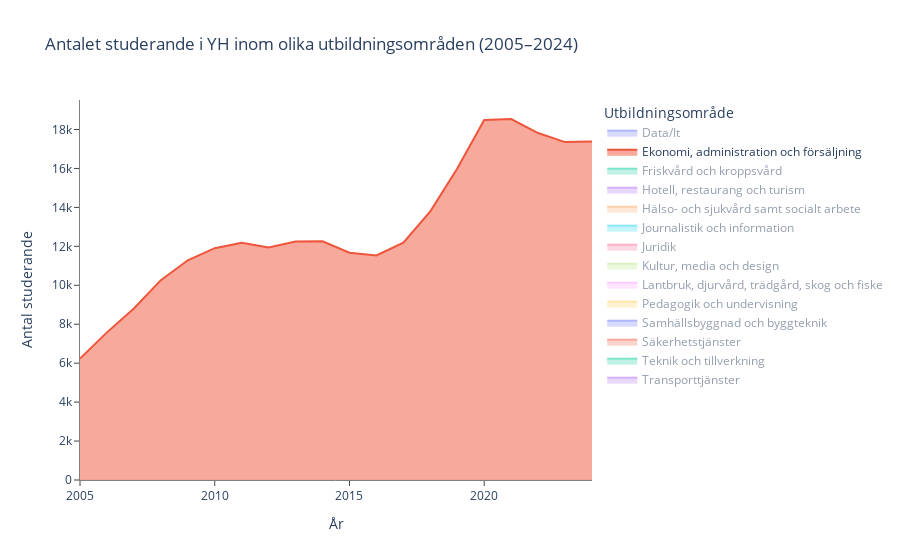

The cell this chart's notebook holds for it:
### Code cell
import pandas as pd
import plotly.express as px

# Load the data
df = pd.read_excel("data/Antalet studerande i YH inom olika utbildningsområden 2012-2024.xlsx")

# Drop unwanted columns
columns_to_exclude = ['Totalt', 'Övrigt']
df = df.drop(columns=[col for col in columns_to_exclude if col in df.columns])

#df_long = df.melt(id_vars='År', var_name='Utbildningsområde', value_name='Antal studerande')

# Create area chart
fig = px.area(
    df_long,
    x='År',
    y='Antal studerande',
    color='Utbildningsområde',
    title='Antalet studerande i YH inom olika utbildningsområden (2005–2024)',
    labels={'År': 'År', 'Antal studerande': 'Antal studerande'},
    template='plotly_white'
)

# Hide all traces except "Data/It"
for trace in fig.data:
    if trace.name != "Ekonomi, administration och försäljning":
        trace.visible = "legendonly"

# Remove gridlines and ensure ticks are visible
fig.update_xaxes(showgrid=False, ticks="outside")
fig.update_yaxes(showgrid=False, ticks="outside")
fig.update_xaxes(showline=True, linecolor='grey')
fig.update_yaxes(showline=True, linecolor='grey' )

fig.update_layout(legend_title_text='Utbildningsområde')


fig.show()

### Figure 1 — Plotly figure (JSON) as saved in the notebook; plotly's stock layout.template omitted (floating-point values rounded to 4 significant figures)
{"data": [{"fillpattern": {"shape": ""}, "hovertemplate": "Utbildningsområde=Data/It<br>År=%{x}<br>Antal studerande=%{y}<extra></extra>", "legendgroup": "Data/It", "line": {"color": "#636efa"}, "marker": {"symbol": "circle"}, "mode": "lines", "name": "Data/It", "orientation": "v", "showlegend": true, "stackgroup": "1", "type": "scatter", "visible": "legendonly", "x": [2005, 2006, 2007, 2008, 2009, 2010, 2011, 2012, 2013, 2014, 2015, 2016, 2017, 2018, 2019, 2020, 2021, 2022, 2023, 2024], "xaxis": "x", "y": [2587.0, 2546.0, 2797.0, 2817.0, 2857.0, 2903.0, 3160.0, 3398.0, 4054.0, 4937.0, 5812.0, 6183.0, 6210.0, 5704.0, 7086.0, 10280.0, 12850.0, 14260.0, 15160.0, 16450.0], "yaxis": "y"}, {"fillpattern": {"shape": ""}, "hovertemplate": "Utbildningsområde=Ekonomi, administration och försäljning<br>År=%{x}<br>Antal studerande=%{y}<extra></extra>", "legendgroup": "Ekonomi, administration och försäljning", "line": {"color": "#EF553B"}, "marker": {"symbol": "circle"}, "mode": "lines", "name": "Ekonomi, administration och försäljning", "orientation": "v", "showlegend": true, "stackgroup": "1", "type": "scatter", "x": [2005, 2006, 2007, 2008, 2009, 2010, 2011, 2012, 2013, 2014, 2015, 2016, 2017, 2018, 2019, 2020, 2021, 2022, 2023, 2024], "xaxis": "x", "y": [6238.0, 7582.0, 8807.0, 10260.0, 11290.0, 11900.0, 12180.0, 11950.0, 12250.0, 12260.0, 11670.0, 11530.0, 12190.0, 13800.0, 15990.0, 18490.0, 18540.0, 17820.0, 17350.0, 17380.0], "yaxis": "y"}, {"fillpattern": {"shape": ""}, "hovertemplate": "Utbildningsområde=Friskvård och kroppsvård<br>År=%{x}<br>Antal studerande=%{y}<extra></extra>", "legendgroup": "Friskvård och kroppsvård", "line": {"color": "#00cc96"}, "marker": {"symbol": "circle"}, "mode": "lines", "name": "Friskvård och kroppsvård", "orientation": "v", "showlegend": true, "stackgroup": "1", "type": "scatter", "visible": "legendonly", "x": [2005, 2006, 2007, 2008, 2009, 2010, 2011, 2012, 2013, 2014, 2015, 2016, 2017, 2018, 2019, 2020, 2021, 2022, 2023, 2024], "xaxis": "x", "y": [481.0, 738.0, 883.0, 993.0, 1009.0, 857.0, 591.0, 371.0, 363.0, 330.0, 352.0, 303.0, 238.0, 231.0, 302.0, 335.0, 372.0, 408.0, 460.0, 366.0], "yaxis": "y"}, {"fillpattern": {"shape": ""}, "hovertemplate": "Utbildningsområde=Hotell, restaurang och turism<br>År=%{x}<br>Antal studerande=%{y}<extra></extra>", "legendgroup": "Hotell, restaurang och turism", "line": {"color": "#ab63fa"}, "marker": {"symbol": "circle"}, "mode": "lines", "name": "Hotell, restaurang och turism", "orientation": "v", "showlegend": true, "stackgroup": "1", "type": "scatter", "visible": "legendonly", "x": [2005, 2006, 2007, 2008, 2009, 2010, 2011, 2012, 2013, 2014, 2015, 2016, 2017, 2018, 2019, 2020, 2021, 2022, 2023, 2024], "xaxis": "x", "y": [2223.0, 2553.0, 2906.0, 3074.0, 2965.0, 2905.0, 2888.0, 2592.0, 2525.0, 2559.0, 2606.0, 2533.0, 2534.0, 2499.0, 2718.0, 3094.0, 3314.0, 3007.0, 2753.0, 2800.0], "yaxis": "y"}, {"fillpattern": {"shape": ""}, "hovertemplate": "Utbildningsområde=Hälso- och sjukvård samt socialt arbete<br>År=%{x}<br>Antal studerande=%{y}<extra></extra>", "legendgroup": "Hälso- och sjukvård samt socialt arbete", "line": {"color": "#FFA15A"}, "marker": {"symbol": "circle"}, "mode": "lines", "name": "Hälso- och sjukvård samt socialt arbete", "orientation": "v", "showlegend": true, "stackgroup": "1", "type": "scatter", "visible": "legendonly", "x": [2005, 2006, 2007, 2008, 2009, 2010, 2011, 2012, 2013, 2014, 2015, 2016, 2017, 2018, 2019, 2020, 2021, 2022, 2023, 2024], "xaxis": "x", "y": [2992.0, 3807.0, 4200.0, 4029.0, 4091.0, 4496.0, 4656.0, 4525.0, 4965.0, 5738.0, 6023.0, 6162.0, 6727.0, 7451.0, 9031.0, 10900.0, 12050.0, 12880.0, 12520.0, 11920.0], "yaxis": "y"}, {"fillpattern": {"shape": ""}, "hovertemplate": "Utbildningsområde=Journalistik och information<br>År=%{x}<br>Antal studerande=%{y}<extra></extra>", "legendgroup": "Journalistik och information", "line": {"color": "#19d3f3"}, "marker": {"symbol": "circle"}, "mode": "lines", "name": "Journalistik och information", "orientation": "v", "showlegend": true, "stackgroup": "1", "type": "scatter", "visible": "legendonly", "x": [2005, 2006, 2007, 2008, 2009, 2010, 2011, 2012, 2013, 2014, 2015, 2016, 2017, 2018, 2019, 2020, 2021, 2022, 2023, 2024], "xaxis": "x", "y": [114.0, 101.0, 114.0, 159.0, 213.0, 256.0, 299.0, 277.0, 413.0, 621.0, 649.0, 723.0, 802.0, 833.0, 904.0, 967.0, 936.0, 823.0, 752.0, 646.0], "yaxis": "y"}, {"fillpattern": {"shape": ""}, "hovertemplate": "Utbildningsområde=Juridik<br>År=%{x}<br>Antal studerande=%{y}<extra></extra>", "legendgroup": "Juridik", "line": {"color": "#FF6692"}, "marker": {"symbol": "circle"}, "mode": "lines", "name": "Juridik", "orientation": "v", "showlegend": true, "stackgroup": "1", "type": "scatter", "visible": "legendonly", "x": [2005, 2006, 2007, 2008, 2009, 2010, 2011, 2012, 2013, 2014, 2015, 2016, 2017, 2018, 2019, 2020, 2021, 2022, 2023, 2024], "xaxis": "x", "y": [NaN, 61.0, 122.0, 157.0, 167.0, 173.0, 175.0, 242.0, 280.0, 284.0, 309.0, 336.0, 412.0, 438.0, 451.0, 484.0, 488.0, 416.0, 346.0, 346.0], "yaxis": "y"}, {"fillpattern": {"shape": ""}, "hovertemplate": "Utbildningsområde=Kultur, media och design<br>År=%{x}<br>Antal studerande=%{y}<extra></extra>", "legendgroup": "Kultur, media och design", "line": {"color": "#B6E880"}, "marker": {"symbol": "circle"}, "mode": "lines", "name": "Kultur, media och design", "orientation": "v", "showlegend": true, "stackgroup": "1", "type": "scatter", "visible": "legendonly", "x": [2005, 2006, 2007, 2008, 2009, 2010, 2011, 2012, 2013, 2014, 2015, 2016, 2017, 2018, 2019, 2020, 2021, 2022, 2023, 2024], "xaxis": "x", "y": [2803.0, 2938.0, 2893.0, 2993.0, 2952.0, 2791.0, 2567.0, 2363.0, 2509.0, 2627.0, 2769.0, 2770.0, 2865.0, 2904.0, 3016.0, 3432.0, 3916.0, 4223.0, 4457.0, 4636.0], "yaxis": "y"}, {"fillpattern": {"shape": ""}, "hovertemplate": "Utbildningsområde=Lantbruk, djurvård, trädgård, skog och fiske<br>År=%{x}<br>Antal studerande=%{y}<extra></extra>", "legendgroup": "Lantbruk, djurvård, trädgård, skog och fiske", "line": {"color": "#FF97FF"}, "marker": {"symbol": "circle"}, "mode": "lines", "name": "Lantbruk, djurvård, trädgård, skog och fiske", "orientation": "v", "showlegend": true, "stackgroup": "1", "type": "scatter", "visible": "legendonly", "x": [2005, 2006, 2007, 2008, 2009, 2010, 2011, 2012, 2013, 2014, 2015, 2016, 2017, 2018, 2019, 2020, 2021, 2022, 2023, 2024], "xaxis": "x", "y": [920.0, 1341.0, 1538.0, 1502.0, 1549.0, 1704.0, 1654.0, 1461.0, 1355.0, 1251.0, 1307.0, 1407.0, 1442.0, 1360.0, 1416.0, 1613.0, 1810.0, 1950.0, 2091.0, 2346.0], "yaxis": "y"}, {"fillpattern": {"shape": ""}, "hovertemplate": "Utbildningsområde=Pedagogik och undervisning<br>År=%{x}<br>Antal studerande=%{y}<extra></extra>", "legendgroup": "Pedagogik och undervisning", "line": {"color": "#FECB52"}, "marker": {"symbol": "circle"}, "mode": "lines", "name": "Pedagogik och undervisning", "orientation": "v", "showlegend": true, "stackgroup": "1", "type": "scatter", "visible": "legendonly", "x": [2005, 2006, 2007, 2008, 2009, 2010, 2011, 2012, 2013, 2014, 2015, 2016, 2017, 2018, 2019, 2020, 2021, 2022, 2023, 2024], "xaxis": "x", "y": [16.0, 103.0, 186.0, 220.0, 250.0, 462.0, 660.0, 454.0, 424.0, 485.0, 422.0, 534.0, 654.0, 861.0, 1289.0, 1528.0, 1806.0, 1976.0, 1510.0, 1095.0], "yaxis": "y"}, {"fillpattern": {"shape": ""}, "hovertemplate": "Utbildningsområde=Samhällsbyggnad och byggteknik<br>År=%{x}<br>Antal studerande=%{y}<extra></extra>", "legendgroup": "Samhällsbyggnad och byggteknik", "line": {"color": "#636efa"}, "marker": {"symbol": "circle"}, "mode": "lines", "name": "Samhällsbyggnad och byggteknik", "orientation": "v", "showlegend": true, "stackgroup": "1", "type": "scatter", "visible": "legendonly", "x": [2005, 2006, 2007, 2008, 2009, 2010, 2011, 2012, 2013, 2014, 2015, 2016, 2017, 2018, 2019, 2020, 2021, 2022, 2023, 2024], "xaxis": "x", "y": [1406.0, 1947.0, 2388.0, 2641.0, 3183.0, 3540.0, 3918.0, 4363.0, 4743.0, 4969.0, 5512.0, 6066.0, 6831.0, 7534.0, 9019.0, 11550.0, 12740.0, 13040.0, 12560.0, 13130.0], "yaxis": "y"}, {"fillpattern": {"shape": ""}, "hovertemplate": "Utbildningsområde=Säkerhetstjänster<br>År=%{x}<br>Antal studerande=%{y}<extra></extra>", "legendgroup": "Säkerhetstjänster", "line": {"color": "#EF553B"}, "marker": {"symbol": "circle"}, "mode": "lines", "name": "Säkerhetstjänster", "orientation": "v", "showlegend": true, "stackgroup": "1", "type": "scatter", "visible": "legendonly", "x": [2005, 2006, 2007, 2008, 2009, 2010, 2011, 2012, 2013, 2014, 2015, 2016, 2017, 2018, 2019, 2020, 2021, 2022, 2023, 2024], "xaxis": "x", "y": [267.0, 425.0, 565.0, 626.0, 629.0, 544.0, 459.0, 370.0, 336.0, 350.0, 378.0, 375.0, 275.0, 284.0, 408.0, 579.0, 594.0, 763.0, 833.0, 830.0], "yaxis": "y"}, {"fillpattern": {"shape": ""}, "hovertemplate": "Utbildningsområde=Teknik och tillverkning<br>År=%{x}<br>Antal studerande=%{y}<extra></extra>", "legendgroup": "Teknik och tillverkning", "line": {"color": "#00cc96"}, "marker": {"symbol": "circle"}, "mode": "lines", "name": "Teknik och tillverkning", "orientation": "v", "showlegend": true, "stackgroup": "1", "type": "scatter", "visible": "legendonly", "x": [2005, 2006, 2007, 2008, 2009, 2010, 2011, 2012, 2013, 2014, 2015, 2016, 2017, 2018, 2019, 2020, 2021, 2022, 2023, 2024], "xaxis": "x", "y": [3920.0, 4310.0, 4928.0, 5563.0, 6511.0, 7142.0, 7334.0, 6731.0, 7036.0, 7328.0, 7387.0, 7259.0, 7058.0, 6839.0, 7763.0, 9931.0, 11280.0, 11310.0, 11710.0, 13230.0], "yaxis": "y"}, {"fillpattern": {"shape": ""}, "hovertemplate": "Utbildningsområde=Transporttjänster<br>År=%{x}<br>Antal studerande=%{y}<extra></extra>", "legendgroup": "Transporttjänster", "line": {"color": "#ab63fa"}, "marker": {"symbol": "circle"}, "mode": "lines", "name": "Transporttjänster", "orientation": "v", "showlegend": true, "stackgroup": "1", "type": "scatter", "visible": "legendonly", "x": [2005, 2006, 2007, 2008, 2009, 2010, 2011, 2012, 2013, 2014, 2015, 2016, 2017, 2018, 2019, 2020, 2021, 2022, 2023, 2024], "xaxis": "x", "y": [822.0, 1104.0, 1357.0, 1590.0, 1696.0, 1859.0, 1845.0, 1487.0, 1116.0, 941.0, 1190.0, 1544.0, 1850.0, 1749.0, 1673.0, 1757.0, 1573.0, 1490.0, 1618.0, 1691.0], "yaxis": "y"}], "layout": {"legend": {"title": {"text": "Utbildningsområde"}, "tracegroupgap": 0}, "title": {"text": "Antalet studerande i YH inom olika utbildningsområden (2005–2024)"}, "xaxis": {"anchor": "y", "domain": [0, 1], "linecolor": "grey", "showgrid": false, "showline": true, "ticks": "outside", "title": {"text": "År"}}, "yaxis": {"anchor": "x", "domain": [0, 1], "linecolor": "grey", "showgrid": false, "showline": true, "ticks": "outside", "title": {"text": "Antal studerande"}}}}
